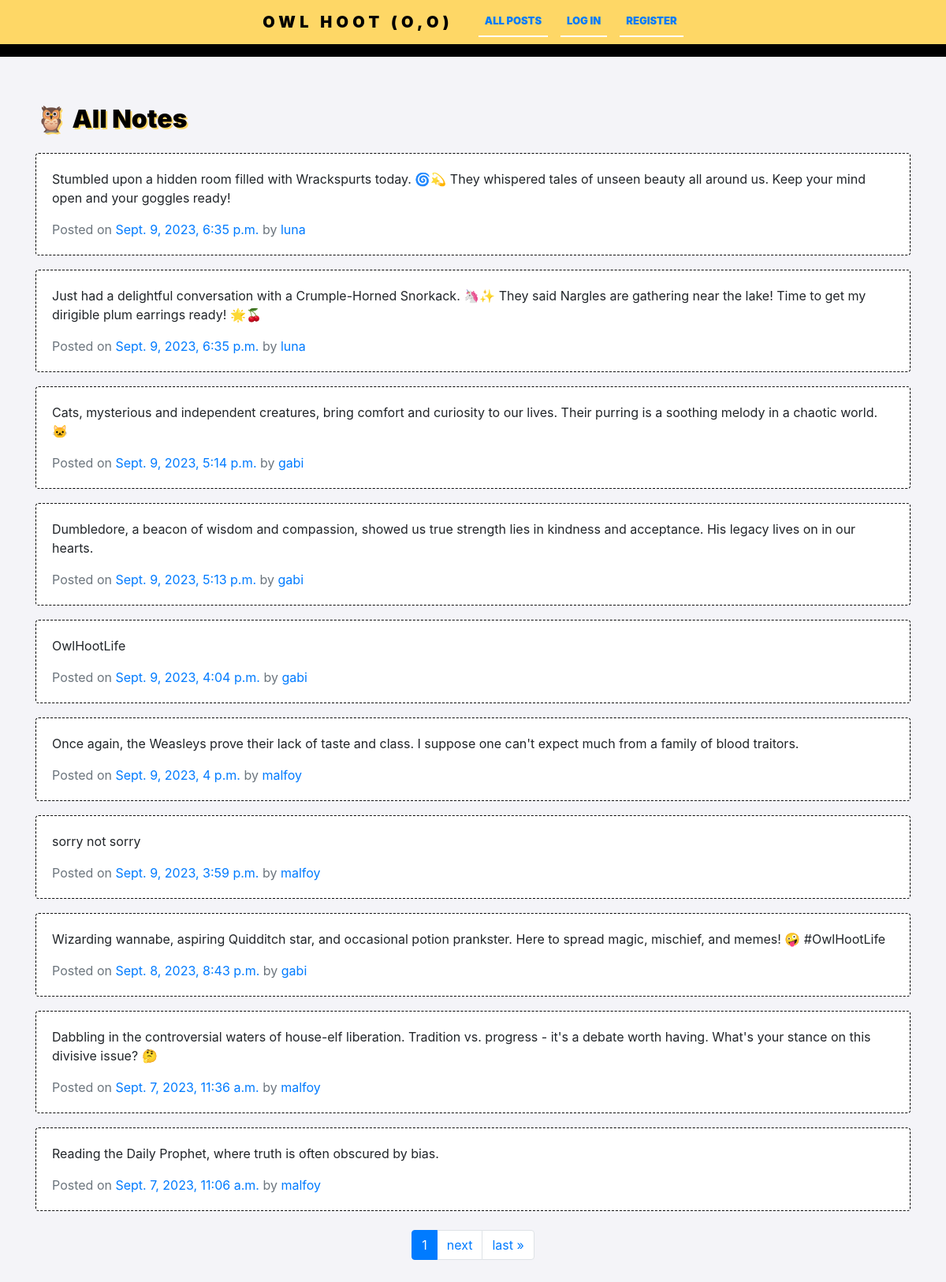
Before: / with the older database file.
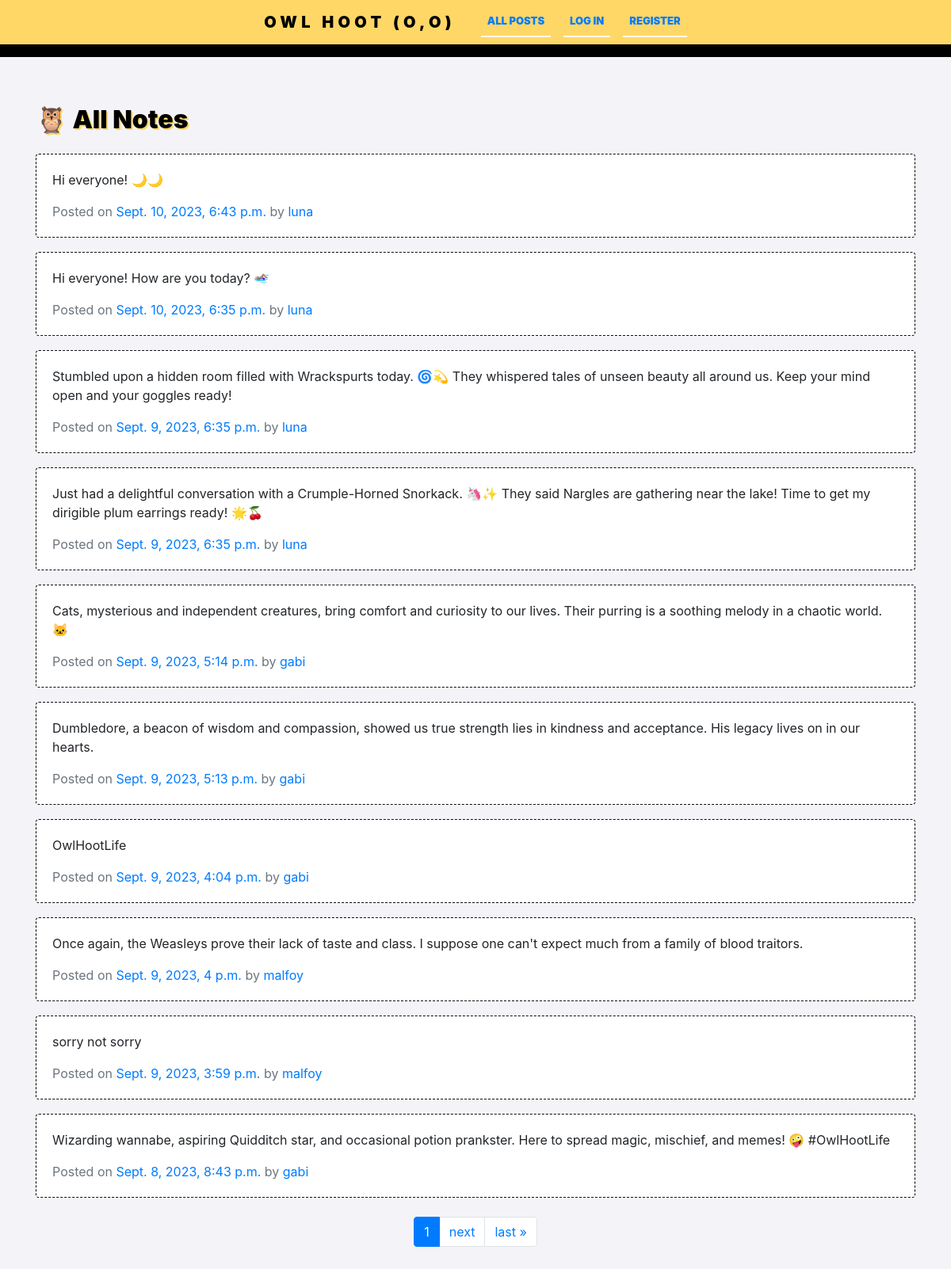
After: the same page with the newer database file.
### network/models.py (models this page shows, shortened)
class Note(models.Model):
    note_id = models.AutoField(primary_key=True)
    owner = models.ForeignKey(User, on_delete=models.CASCADE, related_name="user_notes")
    note_content = models.TextField(blank=True, max_length=280)
    created = models.DateTimeField(auto_now_add=True)
    edited = models.TextField(blank=True)
    likers = models.ManyToManyField(User, blank=True, related_name="liked_by")

class User(AbstractUser):
    first_name = models.CharField(max_length=24)
    last_name = models.CharField(max_length=48)
    bio = models.TextField(blank=True, max_length=140)
    emoji = models.CharField(max_length=2, blank=True)
    followers = models.ManyToManyField('self', symmetrical=False, related_name='following')
    def __str__(self):
        return f"{ self.username }"

### network/views.py (the view)
# urls.py: path("", views.index, name="index"),
def index(request):
    notes = Note.objects.all().order_by('-created')
    paginator = Paginator(notes, 10) # Show 10 contacts per page.
    page_number = request.GET.get('page')
    page_obj = paginator.get_page(page_number)
    return render(request, "network/index.html", {
            "page_obj": page_obj,
            "title_notes": "🦉 All Notes"
        })

### network/templates/network/index.html (shortened to what this page needs)
{% extends "network/layout.html" %}
{% block body %}
    {% include 'network/notes.html' %}
{% endblock %}

### network/templates/network/notes.html (shortened to what this page needs)
<div  id="all_posts">
    <h2> {{ title_notes }}  </h2>
    {% for note in page_obj %}
    <div class="card w-100">
        <div class="card-body">
          <p class="card-text" id="note_{{ note.note_id }}" >{{ note.note_content }}</p>
          <p class="card-text text-muted ">Posted on <a href="{% url 'note' note.note_id %}">{{note.created}}</a> by <a href="{% url 'profile' note.owner %}"> {{ note.owner }}</a> </p>
        </div>
    </div>
    {% empty %}
    <div class="card w-100">
        <div class="card-body">
          <h5 class="card-title">There are no notes yet. Why don't you create one?</h5>
        </div>
    </div>
    {% endfor %}
</div>
<nav class="nav nav_pagination" >
  <div class="mx-auto d-block">
    <ul class="pagination">
      <li class="page-item active">
        <span class="page-link">{{ page_obj.number }}</span>
      </li>
      {% if page_obj.has_next %}
        <li class="page-item">
          <a class="page-link" href="?page={{ page_obj.next_page_number }}"> next </a>
        </li>
        <li class="page-item">
          <a class="page-link" href="?page={{ page_obj.paginator.num_pages }}">last &raquo;</a>
        </li>
      {% endif %}
  </ul>
  </div>
</nav>

Changed rows visible on the page:
no longer on this page (row unchanged): Note: note_content "Dabbling in the controversial waters of house-elf liberation. Tradition vs. progress - it's a debate worth having. What's your stance on this divisive issue? 🤔", created "Sept. 7, 2023, 11:36 a.m.", owner "malfoy"
no longer on this page (row unchanged): Note: note_content "Reading the Daily Prophet, where truth is often obscured by bias.", created "Sept. 7, 2023, 11:06 a.m.", owner "malfoy"
added Note: note_content "Hi everyone! 🌙🌙", created "Sept. 10, 2023, 6:43 p.m.", owner "luna"
added Note: note_content "Hi everyone! How are you today? 🏊🏽‍♀️", created "Sept. 10, 2023, 6:35 p.m.", owner "luna"
